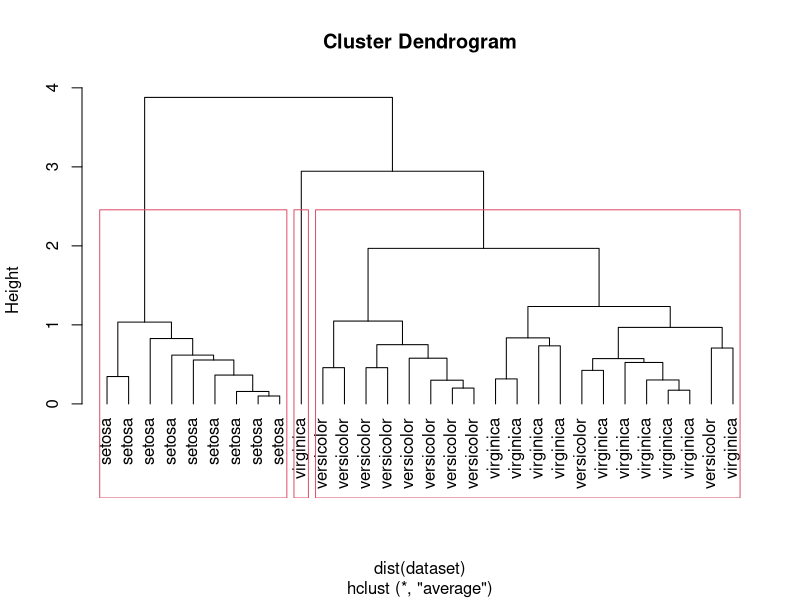
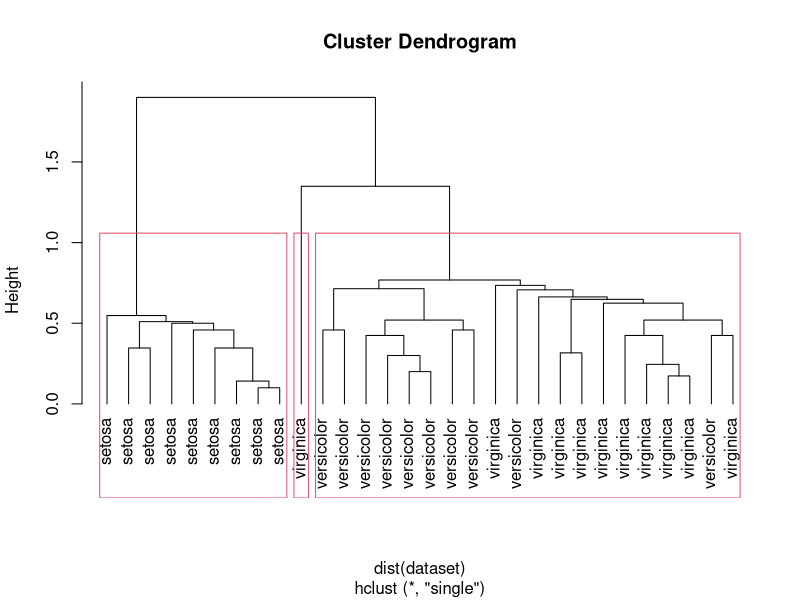

Here is the R script that generated these plots, in order:
## ---- chunk 1
indices <- sample(1:nrow(iris), 30)
dataset <- iris[indices, -5]
## ---- chunk 2
hc <- hclust(dist(dataset), method="ave")
## ---- chunk 3
# Plot the dendrogram
plot(hc, hang = -1, labels=iris$Species[indices])
# cut tree into 3 clusters
rect.hclust(hc, k=3)
# groups contain the distribution of the samples to the clusters/groups
groups <- cutree(hc, k=3)
## ---- chunk 4
hc <- hclust(dist(dataset), method="single")
# Plot the dendrogram
plot(hc, hang = -1, labels=iris$Species[indices])
# cut tree into 3 clusters
rect.hclust(hc, k=3)
# groups contain the distribution of the samples to the clusters/groups
groups <- cutree(hc, k=3)
